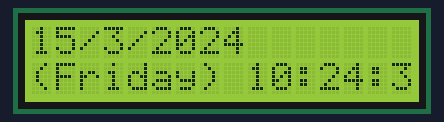
This sketch was run on a simulated Arduino Leonardo, built with avr-gcc and run on an emulated ATmega32U4. Shown: 16×2 character LCD. The local clock reads 2024-03-15 10:24:30 at power-on unless the sketch sets it.

Above: at 0.4 s.
At 10.1 s:
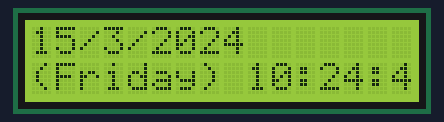
At 20.1 s:
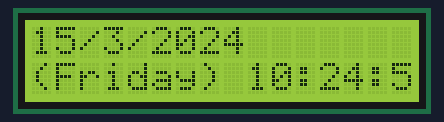
At 50.1 s:
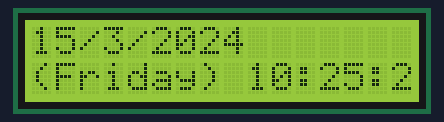
At 70.1 s:
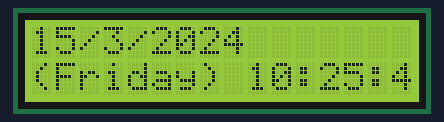
At 99.1 s:
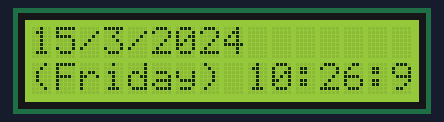

The sketch:

sketch2.ino
```cpp
#include <Wire.h>
#include "RTClib.h"

#include <Wire.h>
#include <LiquidCrystal_I2C.h>

RTC_DS1307 rtc;
char daysOfTheWeek[7][12] = {"Sunday", "Monday", "Tuesday", "Wednesday", "Thursday", "Friday", "Saturday"};

LiquidCrystal_I2C lcd(0x27,16,2);

void setup () {

lcd.init();
lcd.backlight();
lcd.setCursor(0, 0);

 while (!Serial); // for Leonardo/Micro/Zero
 Serial.begin(57600);
 if (! rtc.begin()) {
   Serial.println("Couldn't find RTC");
   while (1);
 }
 if (! rtc.isrunning()) {
   Serial.println("RTC is NOT running!");
   // following line sets the RTC to the date & time this sketch was compiled
   rtc.adjust(DateTime(F(__DATE__), F(__TIME__)));
   // This line sets the RTC with an explicit date & time, for example to set
   // January 21, 2014 at 3am you would call:
   // rtc.adjust(DateTime(2014, 1, 21, 3, 0, 0));
 }
}
void loop () {
 DateTime now = rtc.now();
 lcd.print(now.day(), DEC);
 lcd.print('/');
 lcd.print(now.month(), DEC);
 lcd.print('/');
 lcd.print(now.year(), DEC);

 lcd.setCursor(-1, 1);
 lcd.print(" (");
 lcd.print(daysOfTheWeek[now.dayOfTheWeek()]);
 lcd.print(") ");
 lcd.print(now.hour(), DEC);
 lcd.print(':');
 lcd.print(now.minute(), DEC);
 lcd.print(':');
 lcd.print(now.second(), DEC);
 lcd.println();
lcd.setCursor(0, 2);
}
```

Measured:
- what the display in image 0 shows lasts 9.6 s, from 0.4 s to 10.0 s
- what the display in image 1 shows lasts 10.0 s, from 10.0 s to 20.0 s
- what the display in image 5 shows lasts 1.0 s, from 99.0 s to 100.0 s
